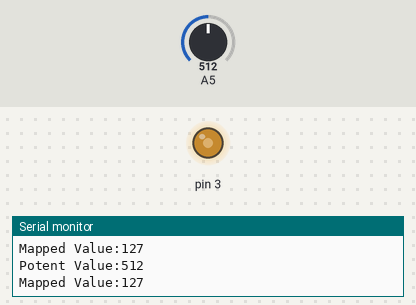
A sketch run on a simulated Arduino Uno, built with avr-gcc and run on an emulated ATmega328P. On the bench: output pins drawn as LEDs (lit = HIGH), the last lines printed to the serial monitor. Inputs (shaded band) come from the test bench; at power-on: A5 = 512.

Above: at 1.2 s.
1.3 s: A5 set to 716
At 1.7 s:
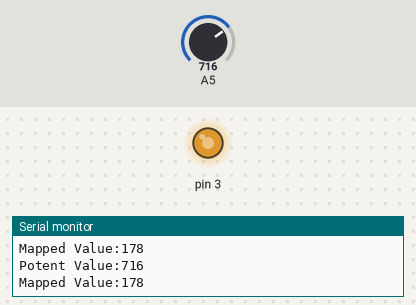
2.8 s: A5 set to 409
At 3.7 s:
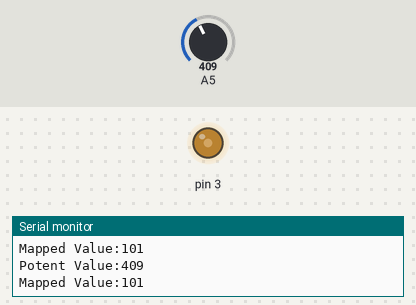
4.3 s: A5 set to 386
At 4.9 s:
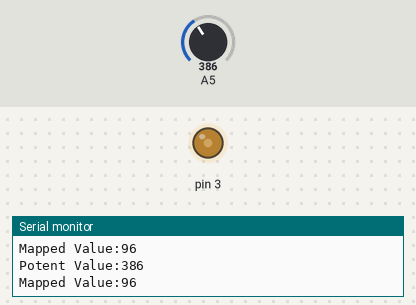
5.8 s: A5 set to 900
At 6.8 s:
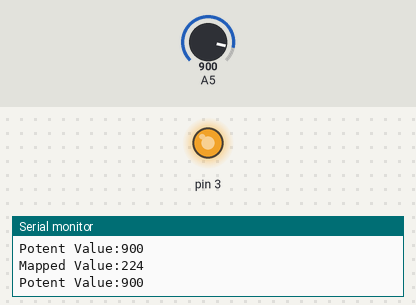
7.3 s: A5 set to 122
At 8.1 s:
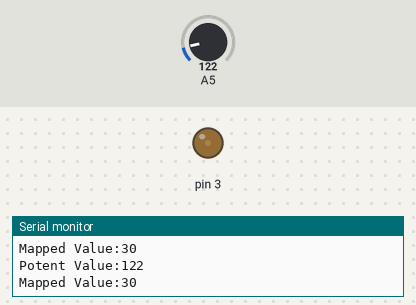
8.8 s: A5 set to 511
At 10.0 s:
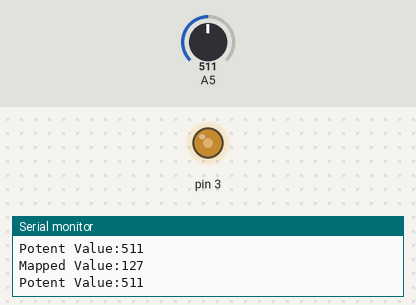
Timing chart, 0 to 11.3 s (numbered marks = the images above; inputs shaded):
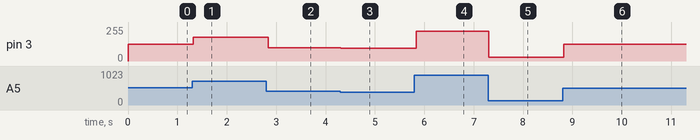

Measured:
- after the input at 1.3 s, pin 3: 127/255 → 178/255 at once
- after the input at 2.8 s, pin 3: 178/255 → 101/255 at once
- after the input at 4.3 s, pin 3: 101/255 → 96/255 at once
- after the input at 5.8 s, pin 3: 96/255 → 224/255 at once
- after the input at 7.3 s, pin 3: 224/255 → 30/255 at once
- after the input at 8.8 s, pin 3: 30/255 → 127/255 at once

The sketch:

TKP_2.ino
```cpp
//code for variable rpm of dc gear toy motor through potentiometer
void setup(){
	pinMode(3,OUTPUT);
  	pinMode(A5,INPUT);
  digitalWrite(3,LOW);
  Serial.begin(9600);
}
void loop(){
  int pval = analogRead(A5);
  Serial.print("Potent Value:");
  Serial.println(pval);
  int lval = map(pval,0,1023,0,255);
  Serial.print("Mapped Value:");
  Serial.println(lval);
  analogWrite(3,lval);
  delay(50);

}
```
